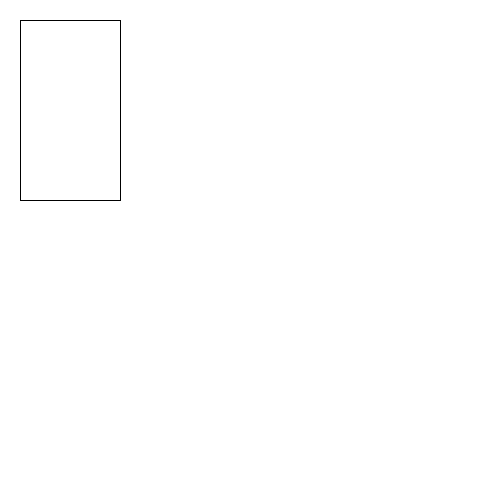
Frame 1 (no input)
Frame 60 (the mouse pressed at the canvas centre just before this capture): identical to frame 1, image omitted
Frame 120 (the mouse held since frame 60 and released just before this capture): identical to frame 1, image omitted

The Processing sketch that drew this single still picture (run headless with seeded random() and noise(); from frame 60 on, the mouse is pressed at the canvas centre):

// Processing sketch: sketch_9_4
// ── sketch_9_4.pde
void setup(){
  size(500,500);
  
}

void draw(){
  background(255,255,255);
  int x = 20;
  int y = 200;
    line(x,y,20,20);
     line(x,20,120,20);
      line(x,200,120,200);
       line(120,200,120,20);
}
